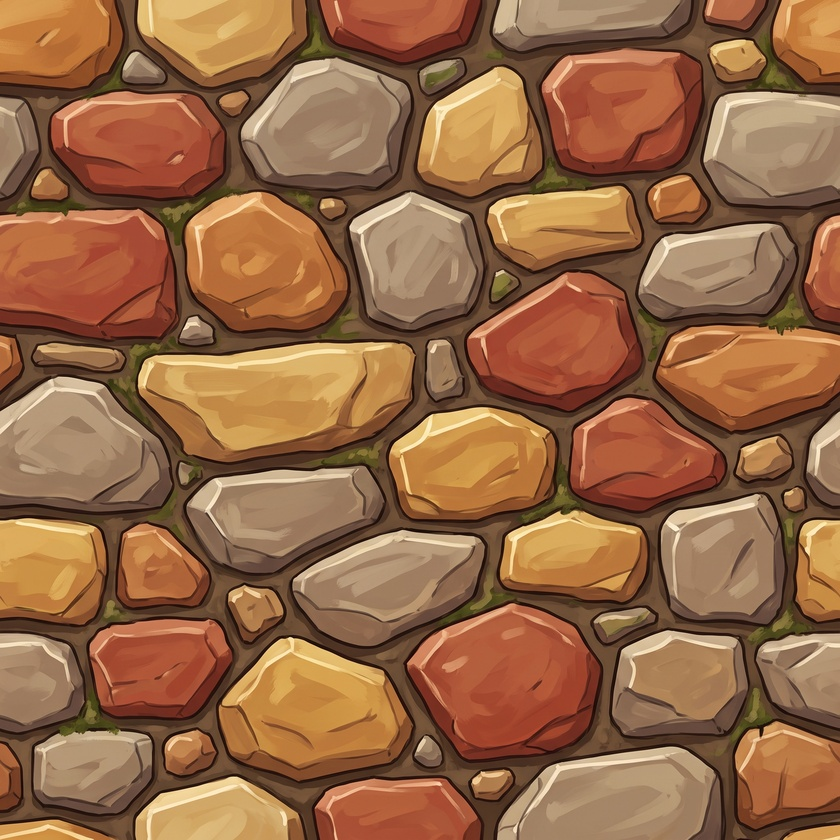
#> input picture Gemini_Generated_Image_d09dkzd09dkzd09d.jpeg, 840 x 840 px, shrunk from 2048 x 2048 before the run
$ python quilt_seam.py ../../Gemini_Generated_Image_d09dkzd09dkzd09d.jpeg
#> lines starting #> are read from the running program, lines starting #| are printed output that depends on the picture
"""Gjør en malt flis flisbar uten spøkelser: bildegeneratoren lager ofte
fliser der formene nesten møtes, men strøkene i kantradene ikke passer, så
det blir en strek i skjøten. Her overlappes et bånd nederst med et bånd
øverst (og høyre med venstre), og skjøten legges langs den veien gjennom
båndet der de to er mest like (minste feil, dynamisk programmering, som i
image quilting), oftest langs fugene. Bildet blir båndet mindre hver vei,
og møtes da med seg selv uten synlig søm.

    python3 tools/textures/quilt_seam.py <inn> <ut.png> [--band 160] [--even] [--only y|x]

`--even` jevner ut de store lysforskjellene først (generatoren gjør ofte
kantene mørkere enn midten, som blir et rutenett når flisen gjentas): den
glattede lysheten deles bort og erstattes med snittet, så detaljene står.
`--only y` syr bare topp mot bunn (og `--only x` bare sideveis), for
bilder som allerede er sømløse den andre veien.
"""

import sys

import numpy as np
from PIL import Image


def cut_rows(a, band):
    """Overlapper de nederste `band` radene med de øverste og fjerner de
    øverste fra bildet: bildet blir `band` rader lavere og flisbart i
    høyden."""
#> called with band = 160
    h = a.shape[0]
#> h = 840
    top = a[:band]
    bot = a[h - band:]
    err = ((top - bot) ** 2).sum(axis=2)  # (band, w)
    # Veien går fra venstre mot høyre; i hver kolonne velges raden der
    # bildet bytter fra bunnen (over) til toppen (under).
    w = err.shape[1]
#> w = 840
    cost = err.copy()
    back = np.zeros_like(err, dtype=np.int32)
    for x in range(1, w):
        prev = cost[:, x - 1]
        left = np.concatenate(([np.inf], prev[:-1]))
        right = np.concatenate((prev[1:], [np.inf]))
        choice = np.stack([left, prev, right])
        k = choice.argmin(axis=0)
        cost[:, x] += choice[k, np.arange(band)]
        back[:, x] = np.arange(band) + k - 1
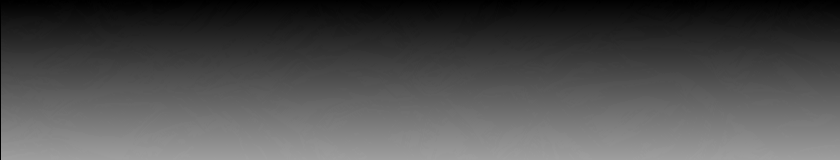
#> back: shape (160, 840) int32; min 0, max 159, mean 79.4
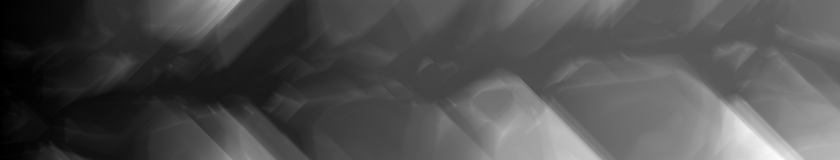
#> cost: shape (160, 840) float32; min 205, max 3267161, mean 1032555.5; drawn with min black and max white
    path = np.zeros(w, dtype=np.int32)
#> path = 840 values from 0 to 0
    path[-1] = cost[:, -1].argmin()
    for x in range(w - 1, 0, -1):
        path[x - 1] = back[path[x], x]
#> after the loop, path = 840 values, max 120 at index 48, min 34 at index 723, mean 72.15
    # Myk overgang på noen få piksler rundt veien.
    rows = np.arange(band)[:, None]
#> rows = 160 values from 0 to 159
    t = np.clip((rows - path[None, :] + 2.0) / 4.0, 0.0, 1.0)[:, :, None]
    blend = bot * (1.0 - t) + top * t
    return np.concatenate([a[band:h - band], blend], axis=0)


def even(a, r=220.0):
    """Deler bort lysforskjellene større enn `r` piksler (glattet med omslag)."""
    h, w = a.shape[:2]
    lum = a.mean(axis=2)
    fy = np.fft.fftfreq(h)[:, None]
    fx = np.fft.fftfreq(w)[None, :]
    g = np.exp(-2.0 * (np.pi * r) ** 2 * (fx * fx + fy * fy))
    low = np.real(np.fft.ifft2(np.fft.fft2(lum) * g))
    return a * (lum.mean() / np.maximum(low, 1.0))[:, :, None]


def main():
    args = sys.argv[1:]
    band = int(args[args.index("--band") + 1]) if "--band" in args else 160
    a = np.asarray(Image.open(args[0]).convert("RGB")).astype(np.float32)
    if "--even" in args:
        a = even(a)
    only = args[args.index("--only") + 1] if "--only" in args else ""
    if only != "x":
        a = cut_rows(a, band)
    if only != "y":
        a = cut_rows(a.transpose(1, 0, 2), band).transpose(1, 0, 2)
#> call 2 of cut_rows, with band = 160
#> after the loop in cut_rows (call 2), `for x in range(1, w):`:
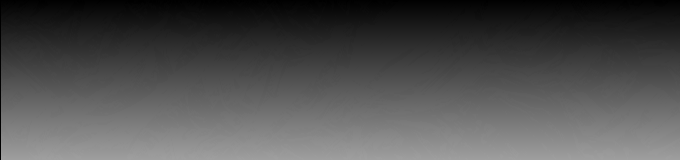
#> back: shape (160, 680) int32; min 0, max 159, mean 79.5
#> after the loop in cut_rows (call 2), `for x in range(1, w):`:
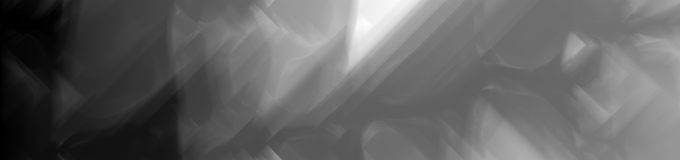
#> cost: shape (160, 680) float64; min 390, max 2589724, mean 1013646; drawn with min black and max white
#> after the loop in cut_rows (call 2), `for x in range(w - 1, 0, -1):`: path = 680 values, max 159 at index 34, min 16 at index 560, mean 103.8
#> in cut_rows (call 2), `blend = bot * (1.0 - t) + top * t`:
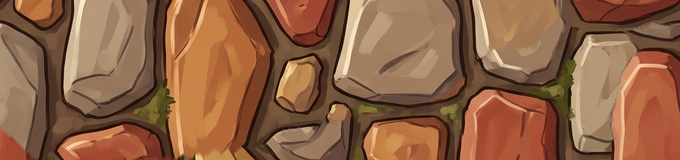
#> blend: shape (160, 680, 3) float64; mean of channels 0, 1, 2 142.9, 98.2, 69; drawn as R, G, B
#> in cut_rows (call 2), `return np.concatenate([a[band:h - band], blend], axis=0)`:
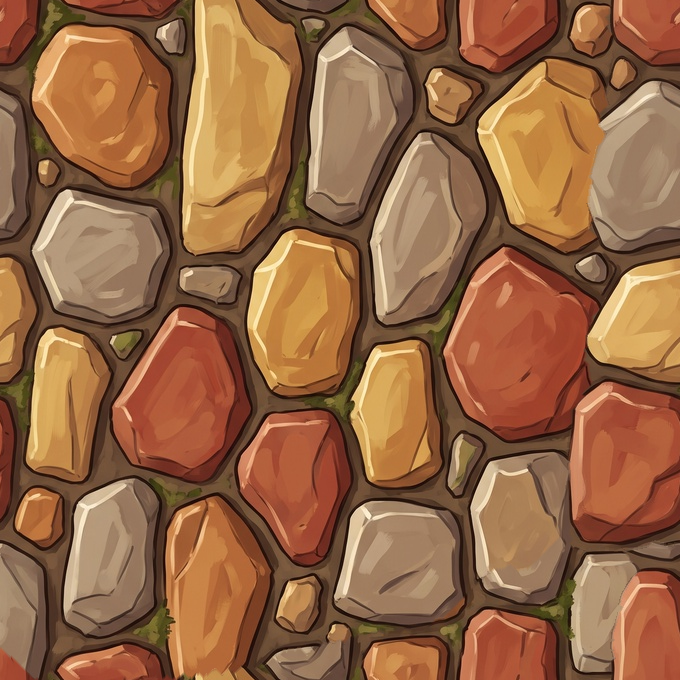
#> returned value: shape (680, 680, 3) float64; mean of channels 0, 1, 2 149.1, 101.7, 67.4; drawn as R, G, B
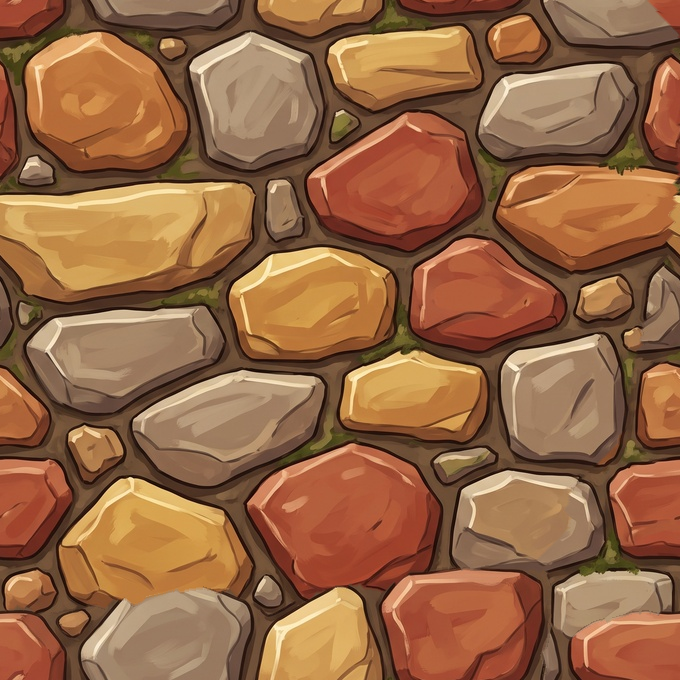
#> a: shape (680, 680, 3) float64; mean R, G, B 149.1, 101.7, 67.4
#> (the run stopped early here; a loop or call above may not have finished)

$ run again, on cobble2.jpeg
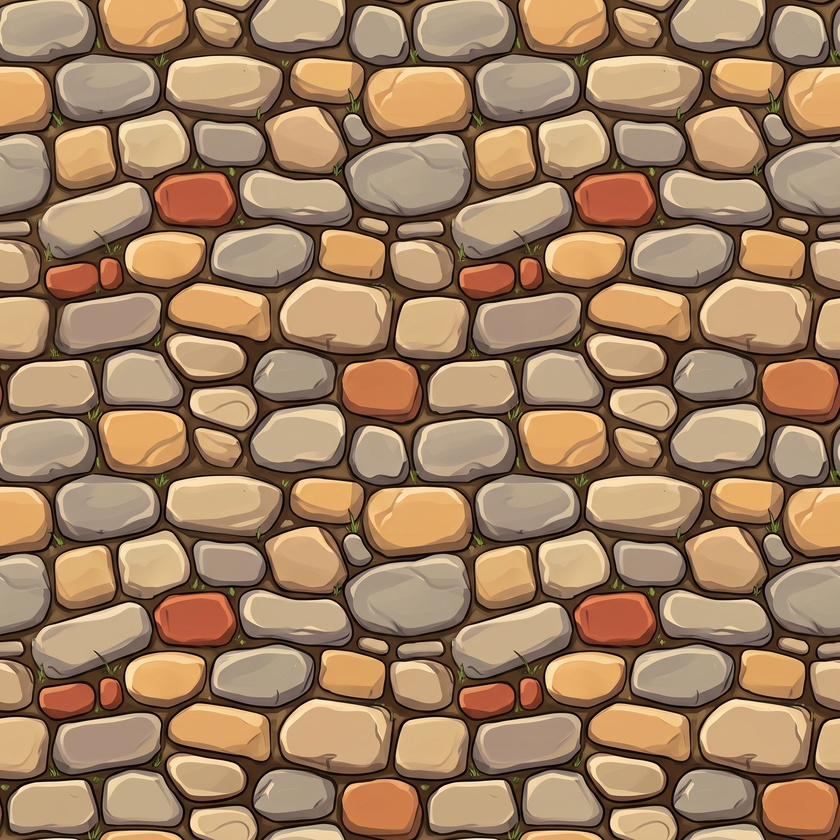
#> input picture cobble2.jpeg, 840 x 840 px, shrunk from 2048 x 2048 before the run
#> after the loop in cut_rows, `for x in range(w - 1, 0, -1):`: path = 840 values, max 137 at index 684, min 58 at index 104, mean 88.29
#> top: shape (160, 680, 3) float64
#> bot: shape (160, 680, 3) float64
#> err: shape (160, 680) float64
#> after the loop in cut_rows (call 2), `for x in range(1, w):`:
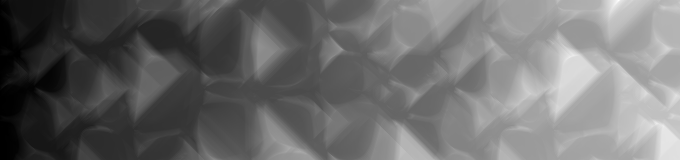
#> cost: shape (160, 680) float64; min 161, max 3298848.2, mean 1401810.5; drawn with min black and max white
#> after the loop in cut_rows (call 2), `for x in range(w - 1, 0, -1):`: path = 680 values, max 149 at index 49, min 19 at index 465, mean 79.99
#> t: shape (160, 680, 1) float64
#> blend: shape (160, 680, 3) float64
#> in main, `a = cut_rows(a.transpose(1, 0, 2), band).transpose(1, 0, 2)`:
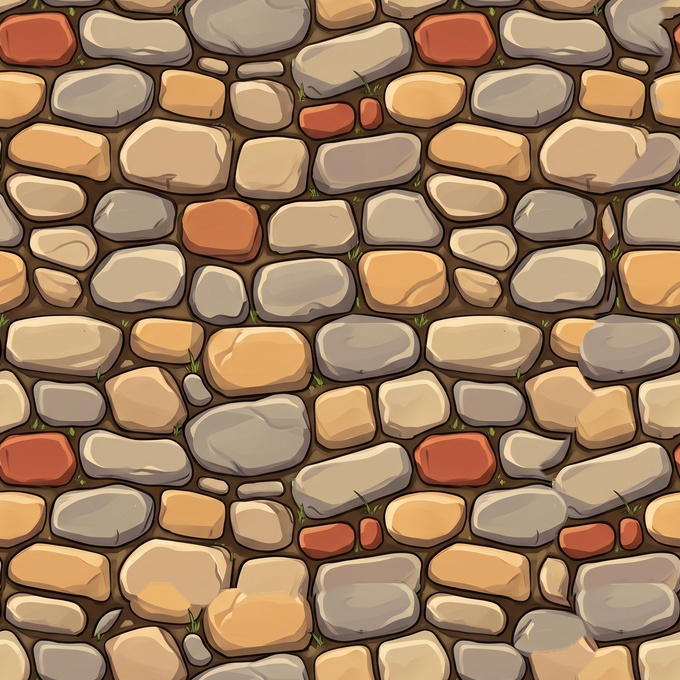
#> a: shape (680, 680, 3) float64; mean R, G, B 158.8, 126.7, 95.8

$ run again, on door.jpeg
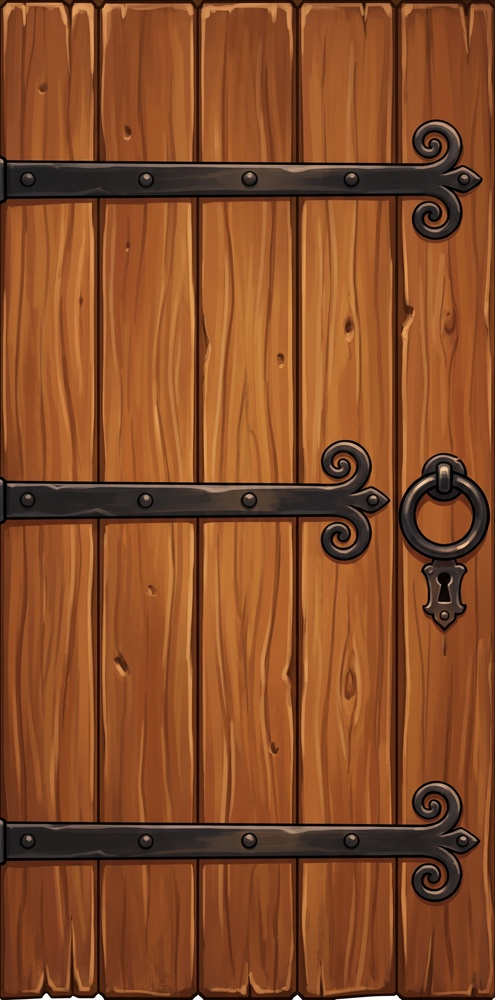
#> input picture door.jpeg, 495 x 1000 px, shrunk from 1440 x 2912 before the run
#> after the loop in cut_rows, `for x in range(w - 1, 0, -1):`: path = 495 values, max 96 at index 493, min 21 at index 363, mean 49.54
#> top: shape (160, 840, 3) float64
#> bot: shape (160, 840, 3) float64
#> err: shape (160, 840) float64
#> after the loop in cut_rows (call 2), `for x in range(1, w):`:
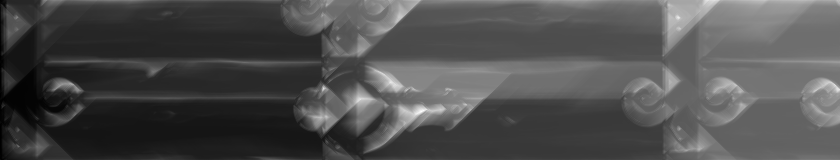
#> cost: shape (160, 840) float64; min 170, max 473924, mean 145950.4; drawn with min black and max white
#> after the loop in cut_rows (call 2), `for x in range(w - 1, 0, -1):`: path = 840 values, max 157 at index 361, min 99 at index 2, mean 131.8
#> t: shape (160, 840, 1) float64
#> blend: shape (160, 840, 3) float64
#> in main, `a = cut_rows(a.transpose(1, 0, 2), band).transpose(1, 0, 2)`:
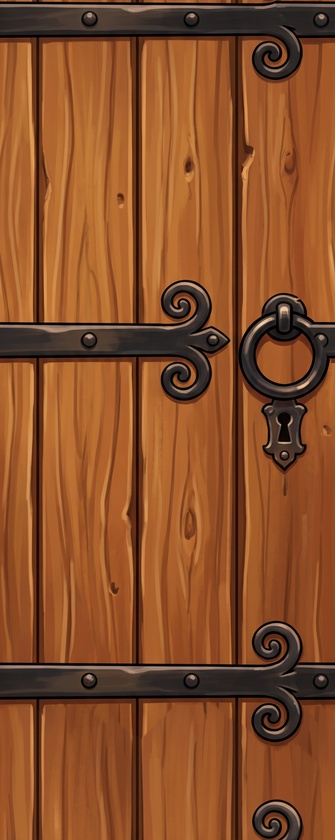
#> a: shape (840, 335, 3) float64; mean R, G, B 137.2, 78.9, 41.1

$ run again, on door2.jpeg
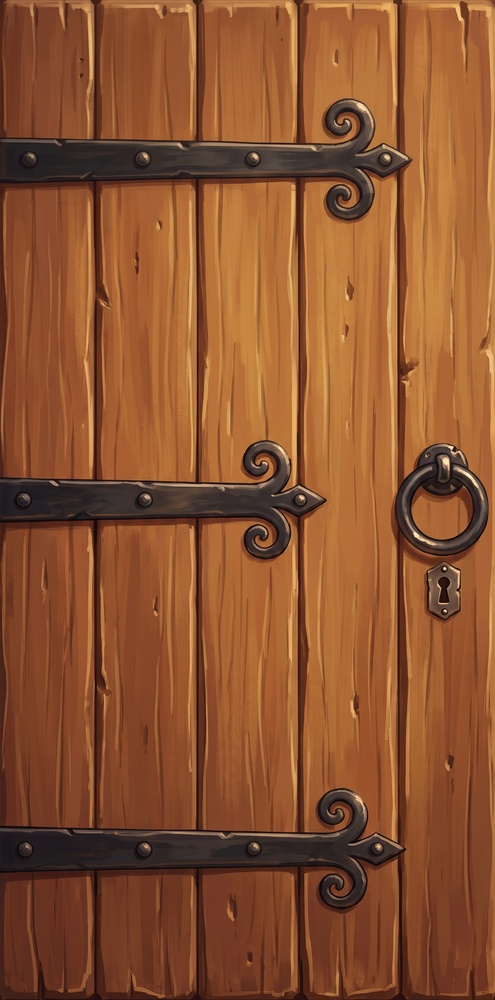
#> input picture door2.jpeg, 495 x 1000 px, shrunk from 1440 x 2912 before the run
#> after the loop in cut_rows, `for x in range(w - 1, 0, -1):`: path = 495 values, max 159 at index 350, min 95 at index 440, mean 138.7
#> top: shape (160, 840, 3) float64
#> bot: shape (160, 840, 3) float64
#> err: shape (160, 840) float64
#> t: shape (160, 840, 1) float64
#> blend: shape (160, 840, 3) float64
#> in main, `a = cut_rows(a.transpose(1, 0, 2), band).transpose(1, 0, 2)`:
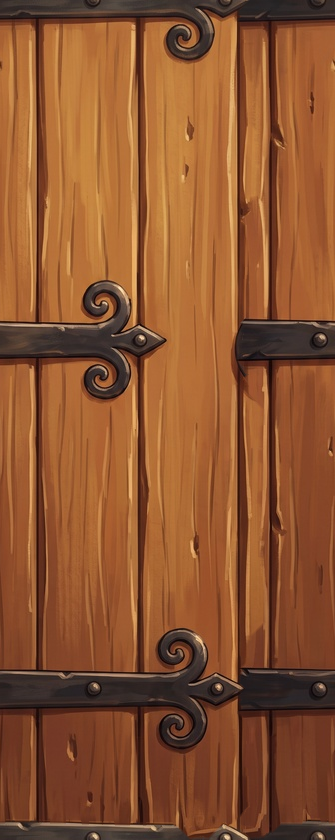
#> a: shape (840, 335, 3) float64; mean R, G, B 140.8, 84.6, 48
